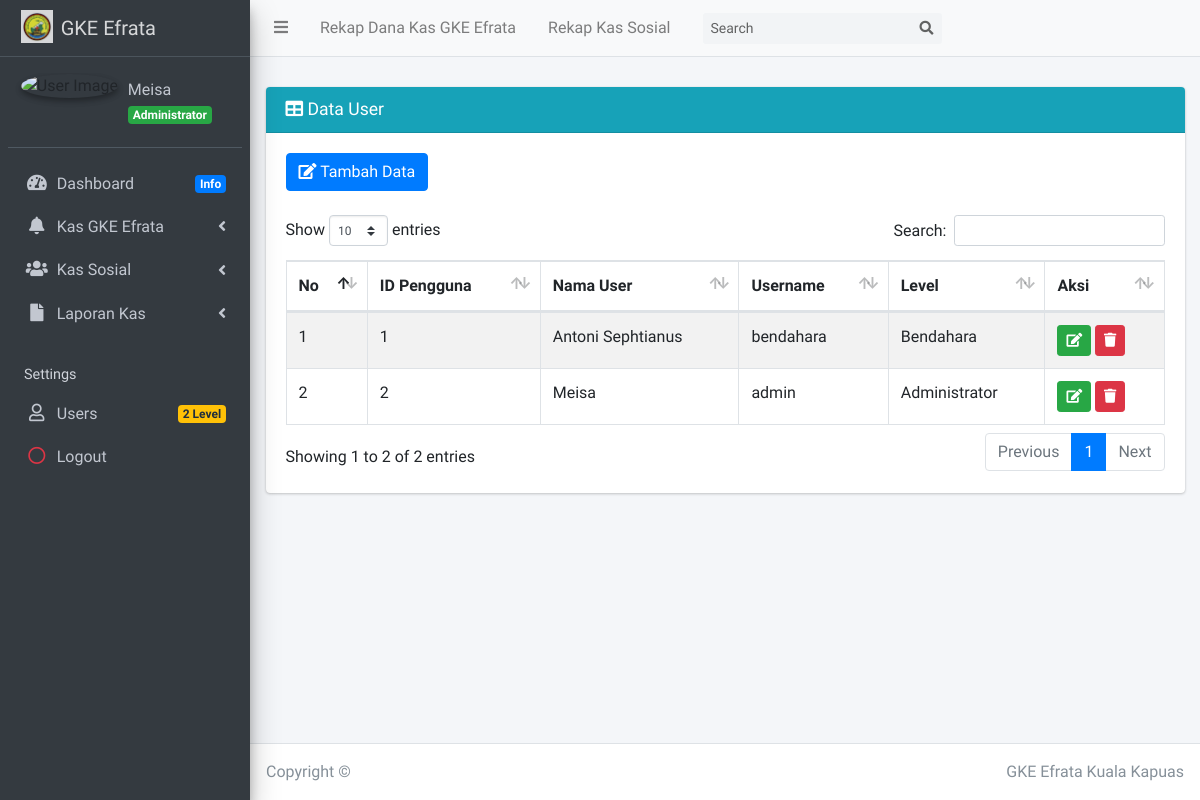
The app's page /?page=MyApp/data_pengguna (signed in), older data.
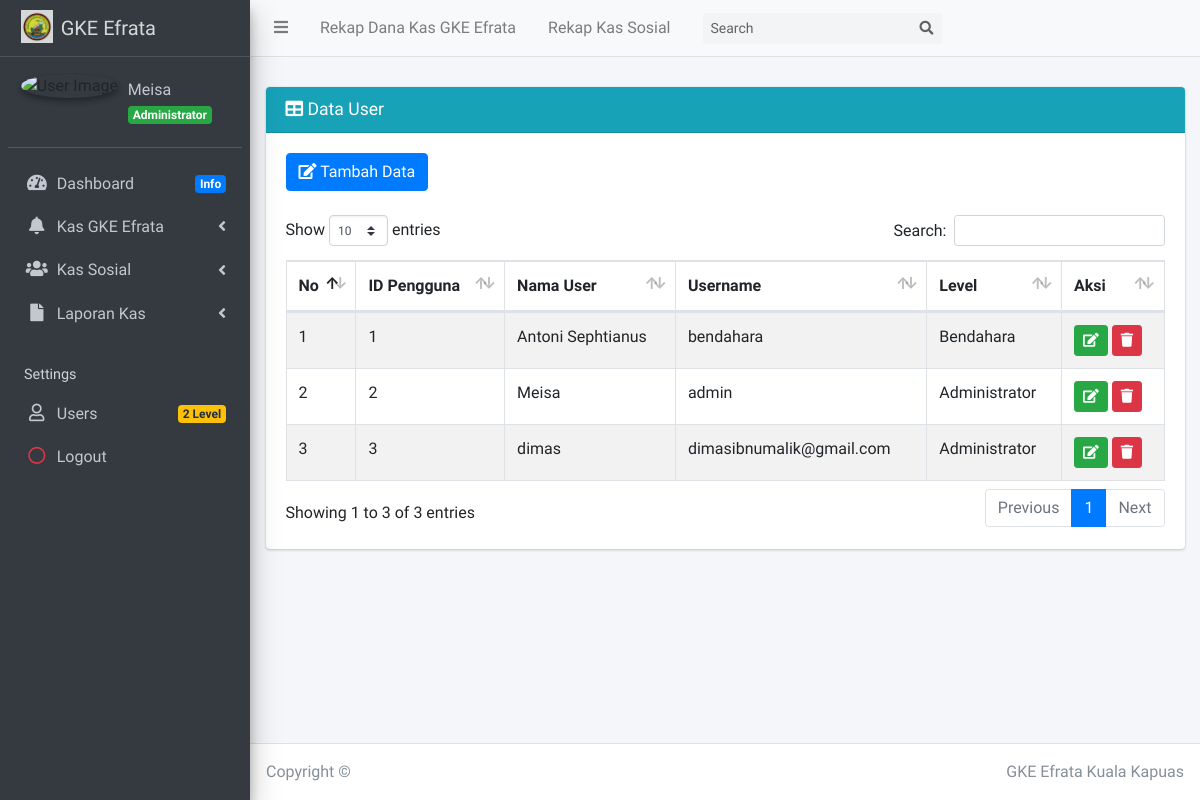
The same page, newer data.
### tables this page shows
CREATE TABLE IF NOT EXISTS `tb_pengguna` (
  `id_pengguna` int(11) NOT NULL AUTO_INCREMENT,
  `nama_pengguna` varchar(30) NOT NULL,
  `username` varchar(1028) NOT NULL,
  `password` longtext NOT NULL,
  `level` enum('Administrator','Bendahara') NOT NULL,
  `kode` int(11) DEFAULT NULL,
  PRIMARY KEY (`id_pengguna`)
);

### admin/pengguna/data_pengguna.php (the view, shortened to what this page needs)
<div class="card card-info">
	<div class="card-header">
		<h3 class="card-title">
			<i class="fa fa-table"></i> Data User</h3>
	</div>
	<div class="card-body">
		<div class="table-responsive">
			<div>
				<a href="?page=MyApp/add_pengguna" class="btn btn-primary">
					<i class="fa fa-edit"></i> Tambah Data</a>
			</div>
			<br>
			<table id="example1" class="table table-bordered table-striped">
				<thead>
					<tr>
						<th>No</th>
						<th>ID Pengguna</th>
						<th>Nama User</th>
						<th>Username</th>
						<th>Level</th>
						<th>Aksi</th>
					</tr>
				</thead>
				<tbody>
					<?php
              $no = 1;
              $sql = $koneksi->query("select * from tb_pengguna");
              while ($data= $sql->fetch_assoc()) {
            ?>
					<tr>
						<td>
							<?php echo $no++; ?>
						</td>
						<td>
							<?php echo $data['id_pengguna']; ?>
						</td>
						<td>
							<?php echo $data['nama_pengguna']; ?>
						</td>
						<td>
							<?php echo $data['username']; ?>
						</td>
						<td>
							<?php echo $data['level']; ?>
						</td>
						<td>
							<a href="?page=MyApp/edit_pengguna&kode=<?php echo $data['id_pengguna']; ?>"
							 title="Ubah" class="btn btn-success btn-sm">
								<i class="fa fa-edit"></i>
							</a>
							<a href="?page=MyApp/del_pengguna&kode=<?php echo $data['id_pengguna']; ?>"
							 onclick="return confirm('Apakah anda yakin hapus data ini ?')" title="Hapus" class="btn btn-danger btn-sm">
								<i class="fa fa-trash"></i>
						</td>
					</tr>
					<?php
              }
            ?>
				</tbody>
			</table>
		</div>
	</div>

Row changes from the older to the newer data that the page shows:
added tb_pengguna: id_pengguna "3", nama_pengguna "dimas", username "dimasibnumalik@gmail.com", level "Administrator"
Text that changed along with them:
text written by a page script: "Show entries Search: Showing 1 to 2 of 2 entries Previous 1 Next" → "Show entries Search: Showing 1 to 3 of 3 entries Previous 1 Next"
